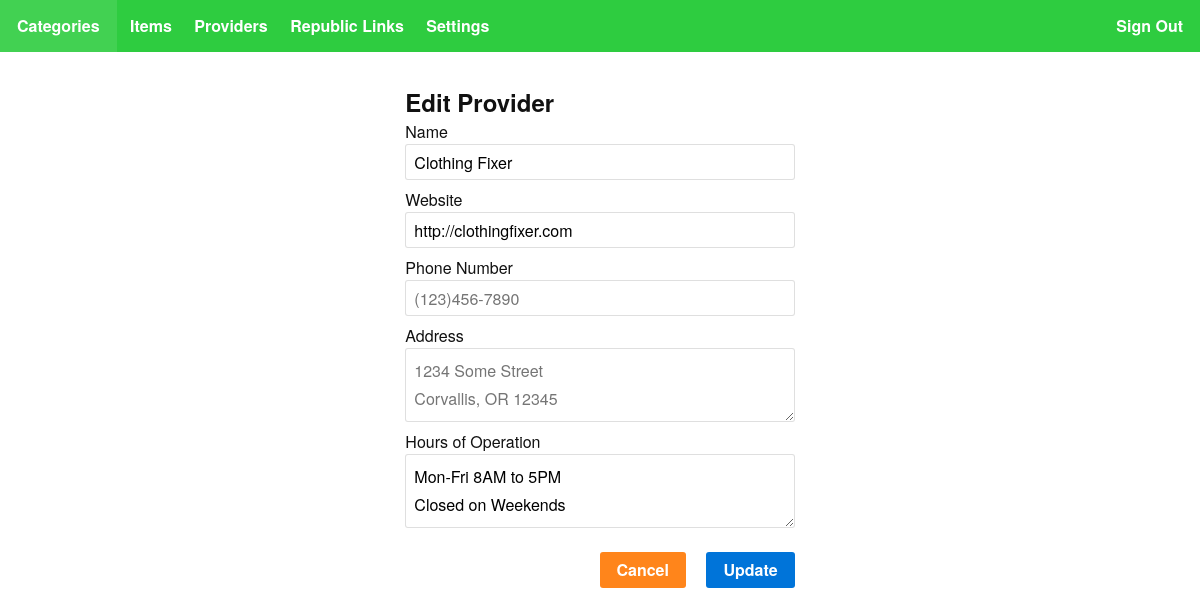
The app's page /providers/edit/2/ with its own data.
### interface/models.py (models this page shows, shortened)
class ServiceProvider(models.Model):
    name = models.CharField(max_length=200, null=False)
    website = models.URLField(max_length=100, null=True)
    phone_number = models.CharField(max_length=10, null=True)
    address = models.TextField(null=True)
    hours_of_operation = models.TextField(null=True)
    created = models.DateTimeField(auto_now_add=True)
    updated = models.DateTimeField(auto_now=True)
    deleted = models.DateTimeField(null=True, default=None)
    class Meta:
        ordering = ("name",)

### interface/views.py (the view)
# urls.py: url(r'^providers/edit/(?P<provider_id>[0-9]+)/$', views.edit_provider, name='edit_provider'),
def edit_provider(request, provider_id):
    provider_model = ServiceProvider.objects.get(pk=provider_id)
    if not provider_model:
        redirect('providers')
    if request.method == 'POST':
        update_provider(request, provider_model)
        if provider_model.name:
            provider_model.save()
            return redirect('providers')
    context = {"provider": provider_model}
    return render(request, 'interface/edit_provider.html', context)

### interface/templates/interface/edit_provider.html (shortened to what this page needs)
{% extends "interface/base.html" %}
{% block content %}
<div class="flex flex-center p2">
    <form class="md-col-4 mx-auto" method="post">
        <fieldset class="fieldset-reset">
            <legend class="h2 bold">Edit Provider</legend>
            <label>Name</label>
            <input value="{{ provider.name }}" name="name" class="field-light block full-width mb1" type="text" id="name" placeholder="What is the provider's name?">
            <label>Website</label>
            <input value="{{ provider.website }}" name="website" class="field-light block full-width mb1" type="text" id="website" placeholder="http://somewebsite.com">
            <label>Phone Number</label>
            <input value="{{ provider.phone_number }}" name="phone_number" class="field-light block full-width mb1" type="text" id="phone" placeholder="(123)456-7890">
            <label>Address</label>
            <textarea name="address" class="field-light block full-width mb1" placeholder="1234 Some Street&#10Corvallis, OR 12345">{{ provider.address }}</textarea>
            <label>Hours of Operation</label>
            <textarea name="hours_of_operation" class="field-light block full-width mb1" placeholder="Mon-Fri 8AM to 6PM&#10Sat 10AM to 2PM">{{ provider.hours_of_operation }}</textarea>
            <div class="right mt2">
                <a href="{%  url "providers" %}" class="button bg-orange">Cancel</a>
                <button type="submit" class="button ml2">Update</button>
            </div>
        </fieldset>
    </form>
</div>
{% endblock %}

### static/bass.css (style rules this page uses)
body { margin:0 }
fieldset,input,select,textarea { font-family:inherit;font-size:1rem;box-sizing:border-box;margin-top:0;margin-bottom:0 }
input[type=datetime-local],input[type=datetime],input[type=email],input[type=month],input[type=number],input[type=password],input[type=search],input[type=tel],input[type=text],input[type=time],input[type=url],input[type=week] { height:2.25rem;padding:.5rem .5rem;vertical-align:middle;-webkit-appearance:none }
textarea { line-height:1.75;padding:.5rem .5rem }
.fieldset-reset { padding:0;margin-left:0;margin-right:0;border:0 }
.fieldset-reset legend { padding:0 }
.button,button { font-family:inherit;font-size:inherit;font-weight:700;text-decoration:none;cursor:pointer;display:inline-block;line-height:1.125rem;padding:.5rem 1rem;margin:0;height:auto;border:1px solid transparent;vertical-align:middle;-webkit-appearance:none }
.button,.button::after,.button::before,button,button::after,button::before { box-sizing:border-box;box-sizing:border-box }
body { font-family:'Helvetica Neue',Helvetica,sans-serif;line-height:1.5;font-size:100% }
.h2,h2 { font-size:1.5rem }
.block { display:block }
.right { float:right }
.full-width { width:100% }
.bold { font-weight:700 }
.mb1 { margin-bottom:.5rem }
.mt2 { margin-top:1rem }
.ml2 { margin-left:1rem }
.mx-auto { margin-left:auto;margin-right:auto }
.p2 { padding:1rem }
@media (min-width:52em) { .md-col-4 { width:33.33333% } }
.flex { display:-webkit-box;display:-webkit-flex;display:-ms-flexbox;display:flex }
.flex-center { -webkit-box-align:center;-webkit-align-items:center;-ms-flex-align:center;align-items:center }
body { color:#111;background-color:#fff }
a { color:#0074d9;text-decoration:none }
.button { color:#fff;background-color:#0074d9;border-radius:3px }
.field-light { background-color:#fff;-webkit-transition:box-shadow .2s ease;transition:box-shadow .2s ease;border-style:solid;border-width:1px;border-color:rgba(0,0,0,.125);border-radius:3px }
.bg-orange { background-color:#ff851b }

### records on screen
ServiceProvider: name "Clothing Fixer", website "http://clothingfixer.com", hours_of_operation "Mon-Fri 8AM to 5PM Closed on Weekends"
